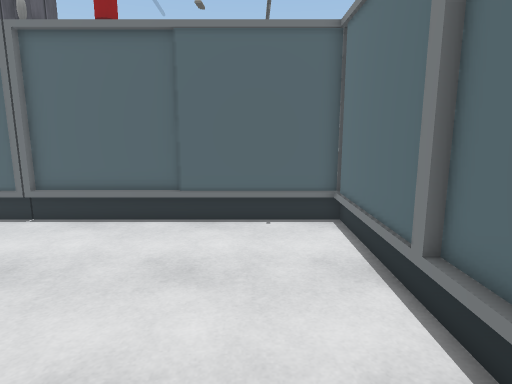
[1] (above)

13 first-person views from a walk through a scene from a Unity 3-D project. The camera is 1.5 m above the floor, tilts 10° down and sees 75° across. The floor is counted in squares, 0.45 m on a side. Each view is taken from the middle of a square. On the plan, view 1 faces up. The plan holds only what a view shows up to about 20 squares ahead; the rest is blank. The place goes on beyond the plan. The player character is not drawn. Some surface patterns are stand-ins.

[2]
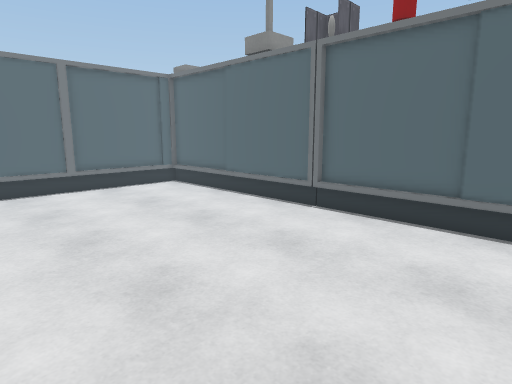

[3]
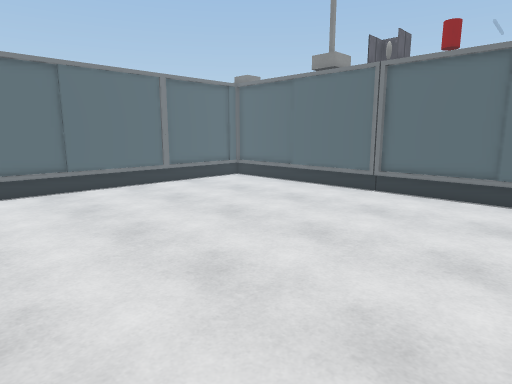

[4]
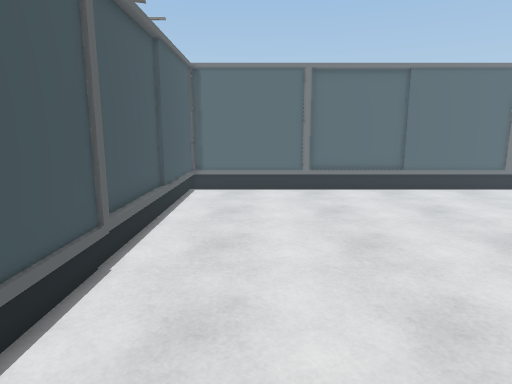

[5]
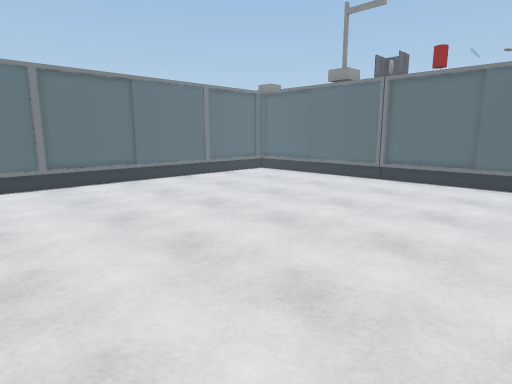

[6]
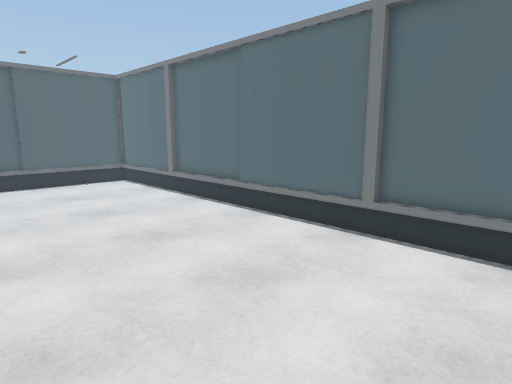

[7]
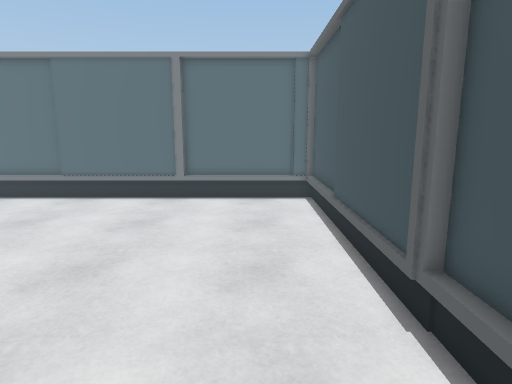

[8]
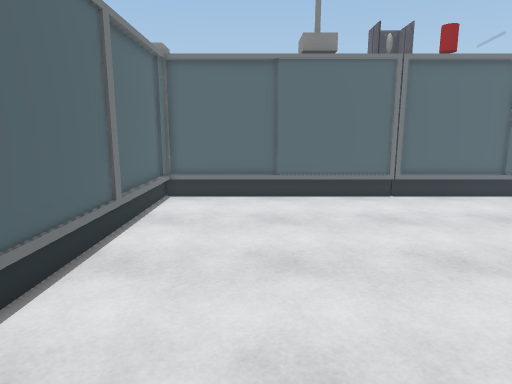

[9]
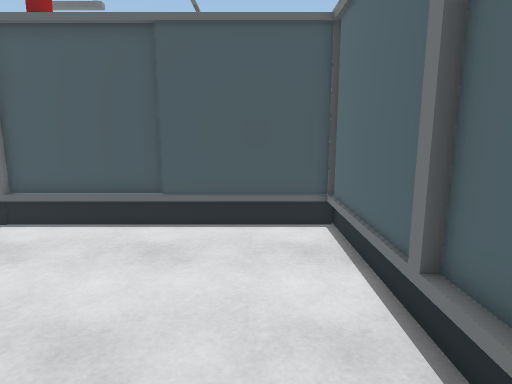

[10]
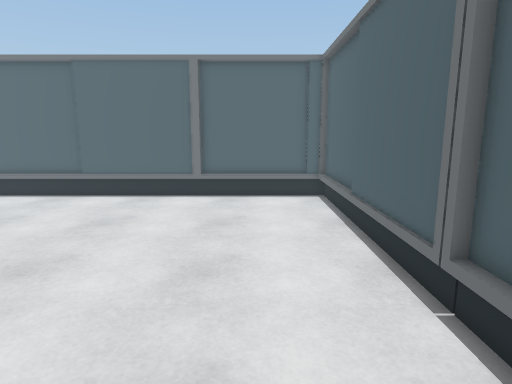

[11]
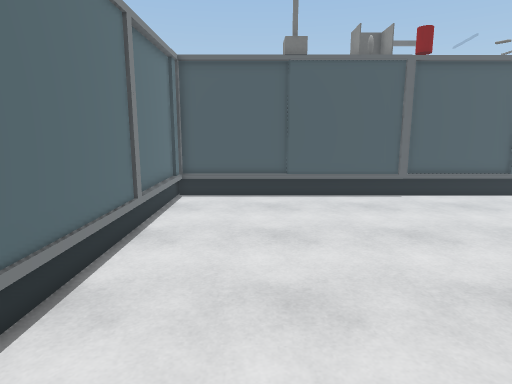

[12]
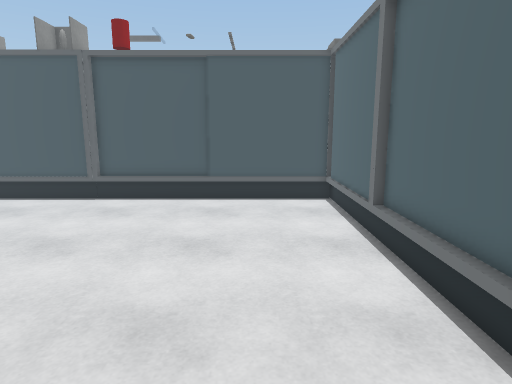

[13]
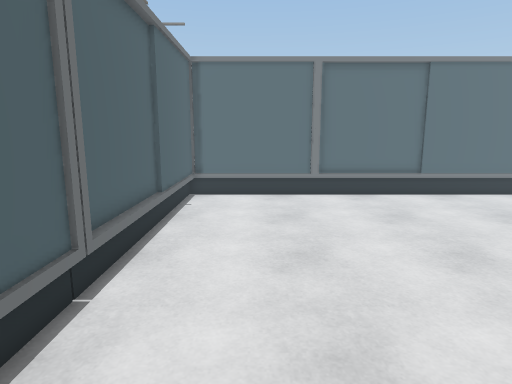

### Floor plan
Key: @ floor where view 1 was taken; # wall or solid block; . floor; O other object.
Columns run from 21 left of view 1 to 3 right of it. Each row starts with its distance up from view 1.
 13 #######    #########    #
 12 #..... OOOOO#.....#OOOOO#
 11 #.......................#
 10 #.......................#
  9 #.......................#
  8 #.......................#
  7 #.......................#
  6 O.......................O
  5 #.......................#
  4 #.......................#
  3 #.......................#
  2 #.......................#
  1 #.......................#
  0 #....................@..#
 -1 #.......................#
 -2 #.......................#
 -3 #.......................#
 -4 #.......................#
 -5 #.......................#
 -6 O.......................O
 -7 #.......................#
 -8 #.......................#
 -9 #.......................#
-10 #.......................#
-11 #.......................#
-12 #.......................O
-13 ############O###########O

Positions as (right, up) in squares from view 1, and headings:
1: (0, 0), facing up
2: (0, 0), facing up-left
3: (0, -6), facing up-left
4: (-1, -9), facing left
5: (2, -11), facing up-left
6: (-7, -11), facing up-right
7: (-14, -10), facing right
8: (-16, -5), facing up
9: (-18, -1), facing down
10: (-3, 9), facing left
11: (-1, 5), facing down
12: (-17, 4), facing down
13: (-15, 9), facing right
